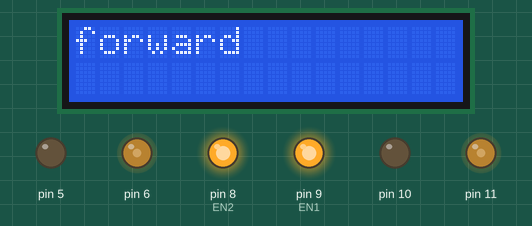
Recording of a sketch running on a simulated Arduino Uno, built with avr-gcc and run on an emulated ATmega328P. On the bench: 16×2 character LCD, output pins drawn as LEDs (lit = HIGH).

Above: at 0.16 s.
At 4.41 s:
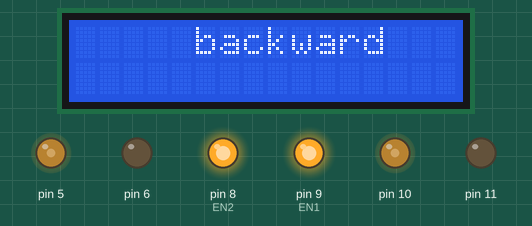
At 8.66 s:
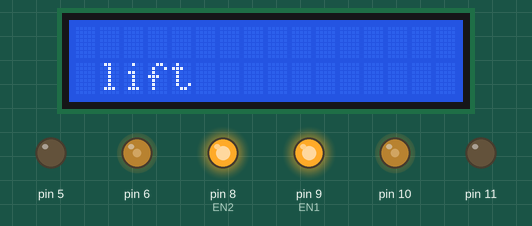
At 18.37 s:
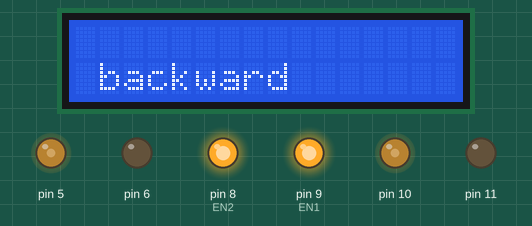
At 28.07 s:
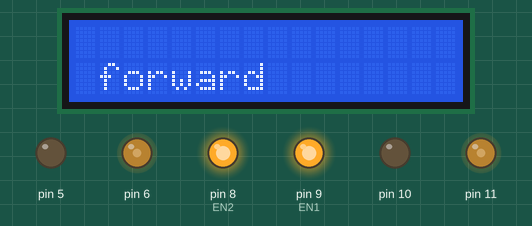
At 37.77 s:
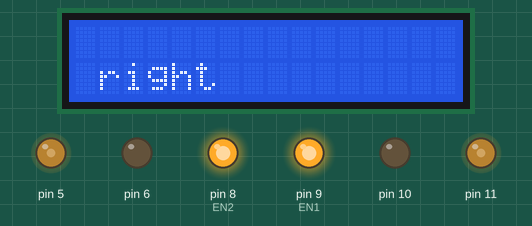
Timing chart, 0 to 40.0 s (numbered marks = the images above):
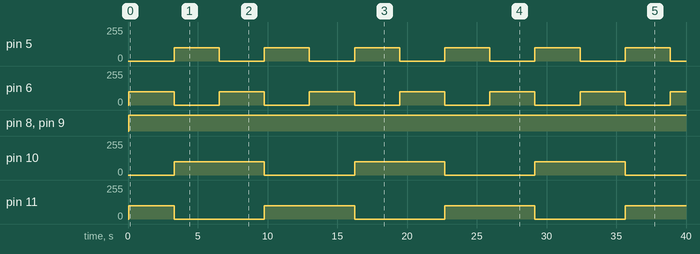

The sketch:

sketch_aug19a.ino
```cpp
#include <LiquidCrystal.h>
int LCD1 = 13;
int LCD2 = 12;
int LCD3 = 4;
int LCD4 = 3;
int LCD5 = 2;
int LCD6 = 1;
int pos = 0;
int vos = 0;
int EN1 = 9;
int EN2 = 8;
LiquidCrystal lcd(LCD1,LCD2,LCD3,LCD4,LCD5,LCD6);
void setup() {
  // put your setup code here, to run once:
lcd.begin(16,2);
pinMode(6,OUTPUT);
pinMode(5,OUTPUT);
pinMode(11,OUTPUT);
pinMode(10,OUTPUT);
pinMode(EN1,OUTPUT);
pinMode(EN2,OUTPUT);
}

void loop() {
  // put your main code here, to run repeatedly:
digitalWrite(EN1,HIGH);
digitalWrite(EN2,HIGH);
forward();
delay(1000);
backward();
delay(1000);
lift();
delay(1000);
right();
delay(1000);
}
void forward(){
  analogWrite(6,100);
  analogWrite(5,0);
  analogWrite(11,100);
  analogWrite(10,0);

  for(pos=0;pos<6;pos++){
lcd.setCursor(pos,vos);
lcd.print("forward");
delay(200);
lcd.clear();
}
if(pos=5){
  vos++;
}
for(pos=5;pos>0;pos--){
lcd.setCursor(pos,vos);
lcd.print("forward");
delay(200);
lcd.clear();
}
if(vos=2){
  vos=vos-2;
}
}
void backward(){
  analogWrite(6,0);
  analogWrite(5,100);
  analogWrite(11,0);
  analogWrite(10,100);

  for(pos=0;pos<6;pos++){
lcd.setCursor(pos,vos);
lcd.print("backward");
delay(200);
lcd.clear();
}
if(pos=5){
  vos++;
}
for(pos=5;pos>0;pos--){
lcd.setCursor(pos,vos);
lcd.print("backward");
delay(200);
lcd.clear();
}
if(vos=2){
  vos=vos-2;
}
}
void lift(){
  analogWrite(6,100);
  analogWrite(5,0);
  analogWrite(11,0);
  analogWrite(10,100);

  for(pos=0;pos<6;pos++){
lcd.setCursor(pos,vos);
lcd.print("lift");
delay(200);
lcd.clear();
}
if(pos=5){
  vos++;
}
for(pos=5;pos>0;pos--){
lcd.setCursor(pos,vos);
lcd.print("lift");
delay(200);
lcd.clear();
}
if(vos=2){
  vos=vos-2;
}
}
void right(){
  analogWrite(6,0);
  analogWrite(5,100);
  analogWrite(11,100);
  analogWrite(10,0);

  for(pos=0;pos<6;pos++){
lcd.setCursor(pos,vos);
lcd.print("right");
delay(200);
lcd.clear();
}
if(pos=5){
  vos++;
}
for(pos=5;pos>0;pos--){
lcd.setCursor(pos,vos);
lcd.print("right");
delay(200);
lcd.clear();
}
if(vos=2){
  vos=vos-2;
}
}
```

Measured:
- by itself, pin 5, pin 6: alternates 100/255 for 3.2 s and 0/255 for 3.2 s
- by itself, pin 8 (EN2), pin 9 (EN1): LOW → HIGH at 0.06 s
- by itself, pin 10: alternates 100/255 for 6.5 s and 0/255 for 6.5 s
- by itself, pin 11: repeats every 12.9 s: 0/255 6.5 s, 100/255 6.5 s
